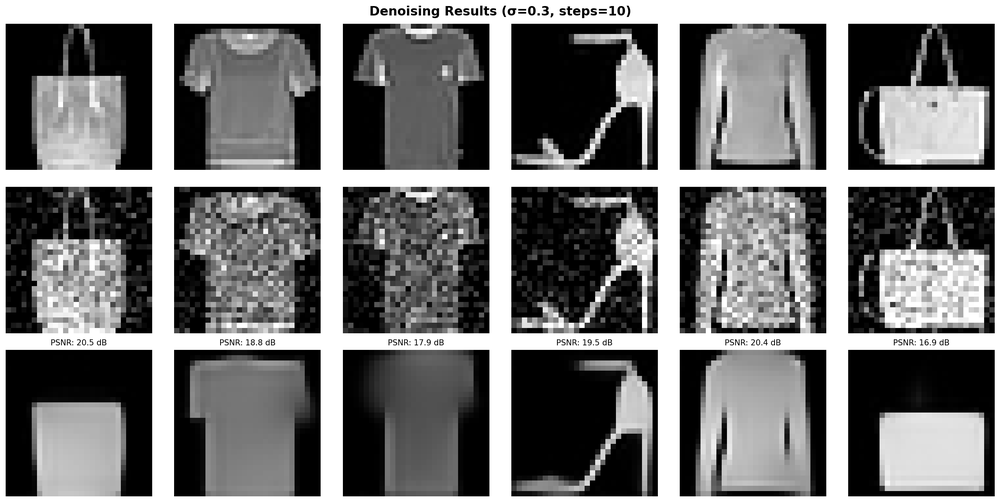
#> input picture results/denoise/denoise_kan_fashion_noise0.3.png, 1000 x 502 px, shrunk from 2648 x 1330 before the run
$ python gen_fashionmnist_figure.py
#> lines starting #> are read from the running program, lines starting #| are printed output that depends on the picture
"""
Generate fig12_fashionmnist_generalization.pdf
Side-by-side visual comparison: MNIST-trained KAN-EBM and MLP-EBM
applied zero-shot to Fashion-MNIST at sigma=0.3
Sources: results/denoise/denoise_kan_fashion_noise0.3.png
         results/denoise/denoise_mlp_fashion_noise0.3.png
Output:  results/interpretability/fig12_fashionmnist_generalization.pdf
"""
import sys
from pathlib import Path
ROOT = Path(__file__).resolve().parent.parent

import matplotlib
matplotlib.use('Agg')
import matplotlib.pyplot as plt
import matplotlib.image as mpimg
import numpy as np

kan_path = ROOT / 'results' / 'denoise' / 'denoise_kan_fashion_noise0.3.png'
mlp_path = ROOT / 'results' / 'denoise' / 'denoise_mlp_fashion_noise0.3.png'

if not kan_path.exists() or not mlp_path.exists():
    print('Source images not found - skipping')
    sys.exit(0)

kan_img = mpimg.imread(str(kan_path))
#> kan_img is the input picture: shape (502, 1000, 4) float32; mean R, G, B, A 0.463, 0.463, 0.463, 1
mlp_img = mpimg.imread(str(mlp_path))
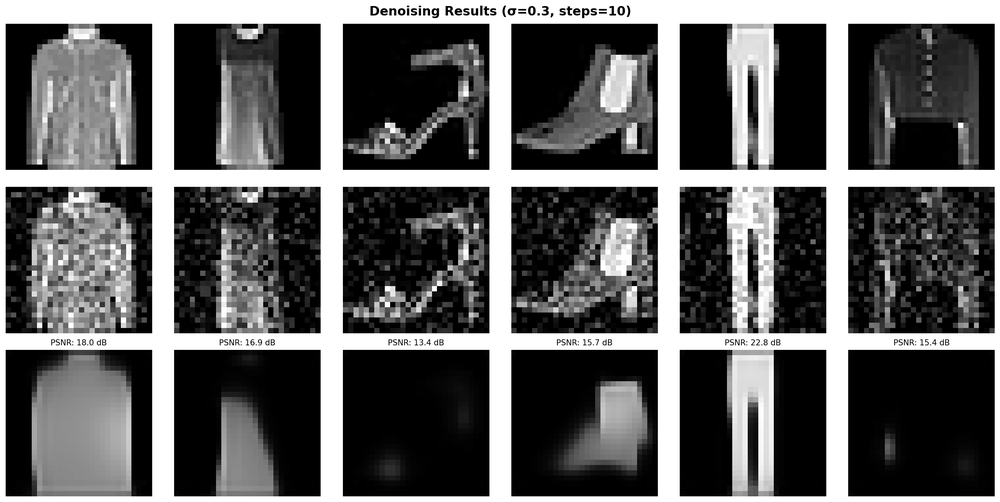
#> input picture results/denoise/denoise_mlp_fashion_noise0.3.png, 1000 x 502 px, shrunk from 2648 x 1330 before the run
#> mlp_img is the input picture: shape (502, 1000, 4) float32; mean R, G, B, A 0.372, 0.372, 0.372, 1

fig, axes = plt.subplots(2, 1, figsize=(10, 5.5))
fig.suptitle(
    'Fashion-MNIST zero-shot generalization (model trained only on MNIST, $\\sigma=0.3$)\n'
    'KAN-EBM (top) vs MLP-EBM (bottom)',
    fontsize=11, fontweight='bold'
)

for ax, img, label in zip(axes, [kan_img, mlp_img], ['KAN-EBM', 'MLP-EBM']):
    ax.imshow(img, aspect='auto')
    ax.set_ylabel(label, fontsize=11, fontweight='bold', rotation=90, labelpad=6, va='center')
    ax.set_xticks([]); ax.set_yticks([])
    for spine in ax.spines.values():
        spine.set_visible(False)
#> this loop made 2 passes
#> label on passes 1 to 2: 'KAN-EBM', 'MLP-EBM'

fig.tight_layout()
out = ROOT / 'results' / 'interpretability' / 'fig12_fashionmnist_generalization.pdf'
fig.savefig(str(out), bbox_inches='tight', dpi=200)
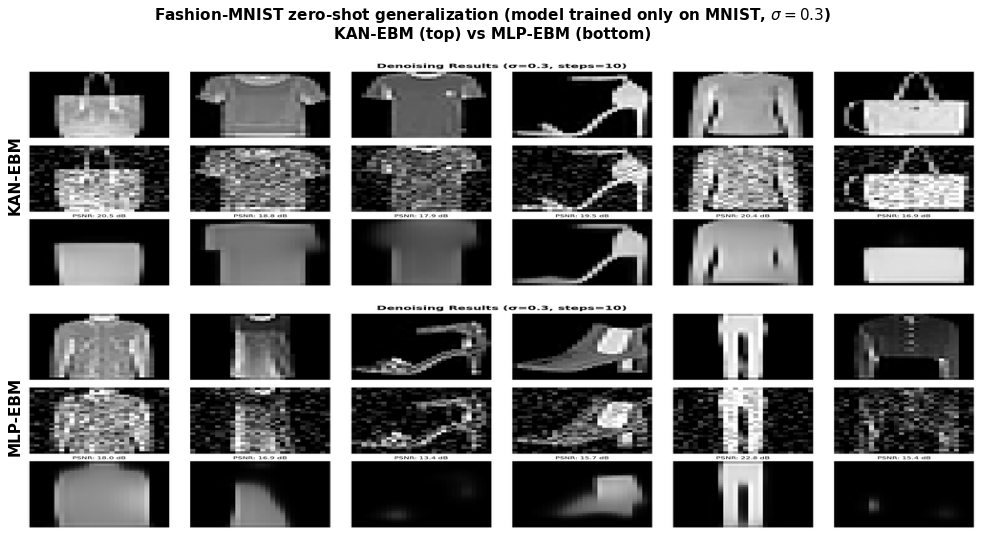
#> figure drawn by matplotlib, 2 panels
plt.close(fig)
print(f'Saved: {out}')
